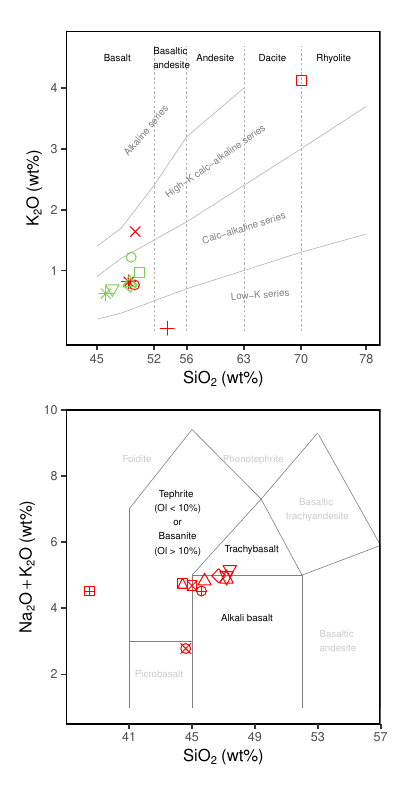

The R source for this figure:
require(here)
require(tidyverse)
require(patchwork)

#### plots ####
shapes <- c("E-11-03"=0,"E-11-06"=1,"E-11-07"=8,"E-11-10"=0,"E-11-11"=1,
            "E-11-13"=2,"E-11-16"=5,"E-11-18"=6,"E-11-19"=8,"K-12-28"=3,"K-12-29"=4,
            "E-11-08"=5,"E-11-08dup"=9,"T-12-06"=2,"T-12-06dup"=14,
            "T-12-07"=7,"T-12-08"=6,"T-12-09"=10,"T-12-10"=11,"K-12-24"=12,
            "K-12-25"=13,"K-12-26"=14)
cols <- c("E-11-03"="red","E-11-06"="red","E-11-07"="red","E-11-10"="#7AD04F",
          "E-11-11"="#7AD04F","E-11-13"="#7AD04F","E-11-16"="#7AD04F",
          "E-11-18"="#7AD04F","E-11-19"="#7AD04F","K-12-28"="red","K-12-29"="red",
          "E-11-08"="red","E-11-08dup"="red","T-12-06"="red","T-12-06dup"="red",
          "T-12-07"="red","T-12-08"="red","T-12-09"="red",
          "T-12-10"="red","K-12-24"="red","K-12-25"="red","K-12-26"="red")


## Figure S8
df = data.frame(x = c(43,78), y = c(0,4))
theme_set(theme_bw(base_size=14))
k2o_sio2 <- ggplot(data=df, mapping=aes(x=x, y=y)) + geom_blank() +
  theme(panel.grid.major = element_blank(), panel.grid.minor = element_blank()) +
  scale_y_continuous(limits=c(0,4.7), breaks = c(1,2,3,4)) +
  scale_x_continuous(limits=c(43,78), breaks = c(45,52,56,63,70,78)) +
  labs(y=expression(K[2]*O*~ "(wt%)"), x=expression(SiO[2]*~ "(wt%)"))+
  annotate("segment", x=52, xend=52, y=0, yend=4.7, size=0.2, linetype="dashed", colour="gray70")+
  annotate("segment", x=56, xend=56, y=0, yend=4.7, size=0.2, linetype="dashed", colour="gray70")+
  annotate("segment", x=63, xend=63, y=0, yend=4.7, size=0.2, linetype="dashed", colour="gray70")+
  annotate("segment", x=70, xend=70, y=0, yend=4.7, size=0.2, linetype="dashed", colour="gray70")+
  annotate("segment", x=48, xend=52, y=0.3, yend=0.5, size=0.2, colour="gray70")+
  annotate("segment", x=52, xend=56, y=0.5, yend=0.7, size=0.2, colour="gray70")+
  annotate("segment", x=56, xend=63, y=0.7, yend=1, size=0.2, colour="gray70")+
  annotate("segment", x=63, xend=70, y=1, yend=1.3, size=0.2, colour="gray70")+
  annotate("segment", x=70, xend=78, y=1.3, yend=1.6, size=0.2, colour="gray70")+
  annotate("segment", x=48, xend=52, y=1.2, yend=1.5, size=0.2, colour="gray70")+
  annotate("segment", x=52, xend=56, y=1.5, yend=1.8, size=0.2, colour="gray70")+
  annotate("segment", x=56, xend=63, y=1.8, yend=2.4, size=0.2, colour="gray70")+
  annotate("segment", x=63, xend=70, y=2.4, yend=3, size=0.2, colour="gray70")+
  annotate("segment", x=70, xend=78, y=3, yend=3.7, size=0.2, colour="gray70")+
  annotate("segment", x=48, xend=52, y=1.7, yend=2.4, size=0.2, colour="gray70")+
  annotate("segment", x=52, xend=56, y=2.4, yend=3.2, size=0.2, colour="gray70")+
  annotate("segment", x=56, xend=63, y=3.2, yend=4, size=0.2, colour="gray70")+
  annotate("segment", x=45, xend=48, y=1.4, yend=1.7, size=0.2, colour="gray70")+
  annotate("segment", x=45, xend=48, y=0.9, yend=1.2, size=0.2, colour="gray70")+
  annotate("segment", x=45, xend=48, y=0.2, yend=0.3, size=0.2, colour="gray70")+
  annotate("text", label="Basalt", x=47.5, y=4.5, size=2.5, colour="black")+
  annotate("text", label="Basaltic\n andesite", x=54, y=4.5, size=2.5, colour="black")+
  annotate("text", label="Andesite", x=59.5, y=4.5, size=2.5, colour="black")+
  annotate("text", label="Dacite", x=66.5, y=4.5, size=2.5, colour="black")+
  annotate("text", label="Rhyolite", x=74, y=4.5, size=2.5, colour="black")+
  annotate("text", label="Alkaline series", x=51, y=3.3, size=2.5, colour="gray50", angle = 50)+
  annotate("text", label="High-K calc-alkaline series", x=59.5, y=2.8, size=2.5, colour="gray50", angle = 35)+
  annotate("text", label="Calc-alkaline series", x=63, y=1.7, size=2.5, colour="gray50", angle = 17)+
  annotate("text", label="Low-K series", x=65, y=0.6, size=2.5, colour="gray50", angle = 4)

#filter iab samples
oxides_iab <- oxides %>%
  filter(Sample %in% c(
    "E-11-03", "E-11-06", "E-11-07", "E-11-10", "E-11-11", "E-11-13", "E-11-16",
    "E-11-18", "E-11-19", "K-12-28", "K-12-29"))
#plot data
p1 <- k2o_sio2 +
  geom_point(data=oxides_iab,
             aes(x=SiO2, y=K2O, color=factor(Sample), shape=factor(Sample)),
             size=3) +
  scale_shape_manual(values = shapes) + scale_color_manual(values = cols) +
  theme(panel.border = element_rect(colour = "black", fill=NA, size=0.8),
        panel.grid.major = element_blank(),panel.grid.minor = element_blank(),
        panel.background = element_blank(),
        axis.title.x = element_text(size = 12), axis.text.x = element_text(size = 9),
        axis.title.y = element_text(size = 12), axis.text.y = element_text(size = 9),
        legend.title = element_text(size = 0), legend.text = element_text(size = 9),
        legend.position="none", aspect.ratio=1)
p1

#make TAS template
df = data.frame(x = c(40,77), y = c(0,14))
theme_set(theme_bw(base_size=14))
tas <- ggplot(data=df, mapping=aes(x=x, y=y)) +
  geom_blank() +
  theme(panel.grid.major = element_blank(), panel.grid.minor = element_blank()) +
  scale_y_continuous(limits=c(0.5,10), breaks = c(2,4,6,8,10), expand = c(0, 0)) +
  scale_x_continuous(limits=c(37,57), breaks = c(41,45,49,53,57), expand = c(0, 0)) +
  labs(y=expression(Na[2]*O + K[2]*O*~ "(wt%)"), x=expression(SiO[2]*~ "(wt%)"))+
  annotate("segment", x=45, xend=45, y=1, yend=5, size = 0.2, colour = "gray50")+
  annotate("segment", x=45, xend=52, y=5, yend=5, size = 0.2, colour = "gray50")+
  annotate("segment", x=52, xend=57, y=5, yend=5.9, size = 0.2, colour = "gray50")+
  annotate("segment", x=45, xend=49.4, y=5, yend= 7.3, size = 0.2, colour = "gray50")+
  annotate("segment", x=49.4, xend=53, y=7.3, yend=9.3, size = 0.2, colour = "gray50")+
  annotate("segment", x=52, xend=69, y=5, yend=8, size = 0.2, colour = "gray50")+
  annotate("segment", x=76.5, xend=69, y=1, yend=8, size = 0.2, colour = "gray50")+
  annotate("segment", x=69, xend=69, y=8, yend=13, size = 0.2, colour = "gray50")+
  annotate("segment", x=45, xend=61.32, y=5, yend=13.7, size = 0.2, colour = "gray50")+
  annotate("segment", x=52, xend=52, y=1, yend=5, size = 0.2, colour = "gray50")+
  annotate("segment", x=57, xend=57, y=1, yend=5.9, size = 0.2, colour = "gray50")+
  annotate("segment", x=63, xend=63, y=1, yend=6.9, size = 0.2, colour = "gray50")+
  annotate("segment", x=52, xend=49.4, y=5, yend=7.3, size = 0.2, colour = "gray50")+
  annotate("segment", x=57, xend=53.05, y=5.9, yend=9.25, size = 0.2, colour = "gray50")+
  annotate("segment", x=63, xend=57.6, y=6.9, yend=11.7, size = 0.2, colour = "gray50")+
  annotate("segment", x=41, xend=45, y=3, yend=3, size = 0.2, colour = "gray50")+
  annotate("segment", x=41, xend=41, y=1, yend=3, size = 0.2, colour = "gray50")+
  annotate("segment", x=41, xend=41, y=3, yend=7, size = 0.2, colour = "gray50")+
  annotate("segment", x=41, xend=45, y=7, yend=9.4, size = 0.2, colour = "gray50")+
  annotate("segment", x=45, xend=52.5, y=9.4, yend=14, size = 0.2, colour = "gray50")+
  annotate("segment", x=49.4, xend=45, y=7.3, yend=9.4, size = 0.2, colour = "gray50")+
  annotate("segment", x=53, xend=48.4, y=9.3, yend=11.5, size = 0.2, colour = "gray50")+
  annotate("segment", x=57.6, xend=52.5, y=11.7, yend=14, size = 0.2, colour = "gray50")+
  annotate("text", label = "Alkali basalt", x = 48.5, y = 3.7, size=2.5, colour = "black")+
  annotate("text", label = "Basaltic\n andesite", x = 54.2, y = 3, size=2.5, colour = "gray80")+
  annotate("text", label = "Andesite", x = 60, y = 3.5, size=2.5, colour = "gray80")+
  annotate("text", label = "Dacite", x = 67.5, y = 4.2, size=2.5, colour = "gray80")+
  annotate("text", label = "Rhyolite", x = 73, y = 9, size=2.5, colour = "black")+
  annotate("text", label = "Trachybasalt", x = 48.8, y = 5.8, size=2.5, colour = "black")+
  annotate("text", label = "Basaltic\n trachyandesite", x = 52.9, y = 7, size=2.5, colour = "gray80")+
  annotate("text", label = "Trachyandesite", x = 57.8, y = 8.2, size=2.5, colour = "gray80")+
  annotate("text", label = "Trachyte", x = 62.5, y = 11.5, size=2.5, colour = "gray80")+
  annotate("text", label = "Trachydacite", x = 65, y = 9, size=2.5, colour = "gray80")+
  annotate("text", label = "Picrobasalt", x = 42.9, y = 2, size=2.5, colour = "gray80")+
  annotate("text", label = "Tephrite\n (Ol < 10%)\n or\n Basanite\n (Ol > 10%)",
           x = 44, y = 6.6, size=2.5, colour = "black")+
  annotate("text", label = "Phonotephrite", x = 48.9, y = 8.5, size=2.5, colour = "gray80")+
  annotate("text", label = "Tephriphonolite", x = 53, y = 11.5, size=2.5, colour = "gray80")+
  annotate("text", label = "Phonolite", x = 57, y = 13.3, size=2.5, colour = "gray80")+
  annotate("text", label = "Foidite", x = 41.5, y = 8.5, size=2.5, colour = "gray80")
# filter oib samples
oxides_oib <- oxides %>%
  filter(Sample %in% c("K-12-24", "K-12-25", "K-12-26","E-11-08", "T-12-06",
                       "T-12-07","T-12-08", "T-12-09", "T-12-10"))
#plot TAS
p2 <- tas + geom_point(data=oxides_oib,
                       aes(x=SiO2, y=Na2O+K2O, color=factor(Sample),
                           shape=factor(Sample)), size=3) +
  scale_shape_manual(values = shapes) + scale_color_manual(values = cols) +
  theme(panel.border = element_rect(colour = "black", fill=NA, size=0.8),
        panel.grid.major = element_blank(), panel.grid.minor = element_blank(),
        panel.background = element_blank(),
        axis.title.x = element_text(size = 12), axis.text.x = element_text(size = 9),
        axis.title.y = element_text(size = 12), axis.text.y = element_text(size = 9),
        legend.title = element_text(size = 0), legend.text = element_text(size = 9),
        legend.position="none", aspect.ratio=1)
p2
#save
pdf(here("analysis","supplementary-materials","FigS8.pdf"), width=4, height=8)
(p1 / p2)
dev.off()

